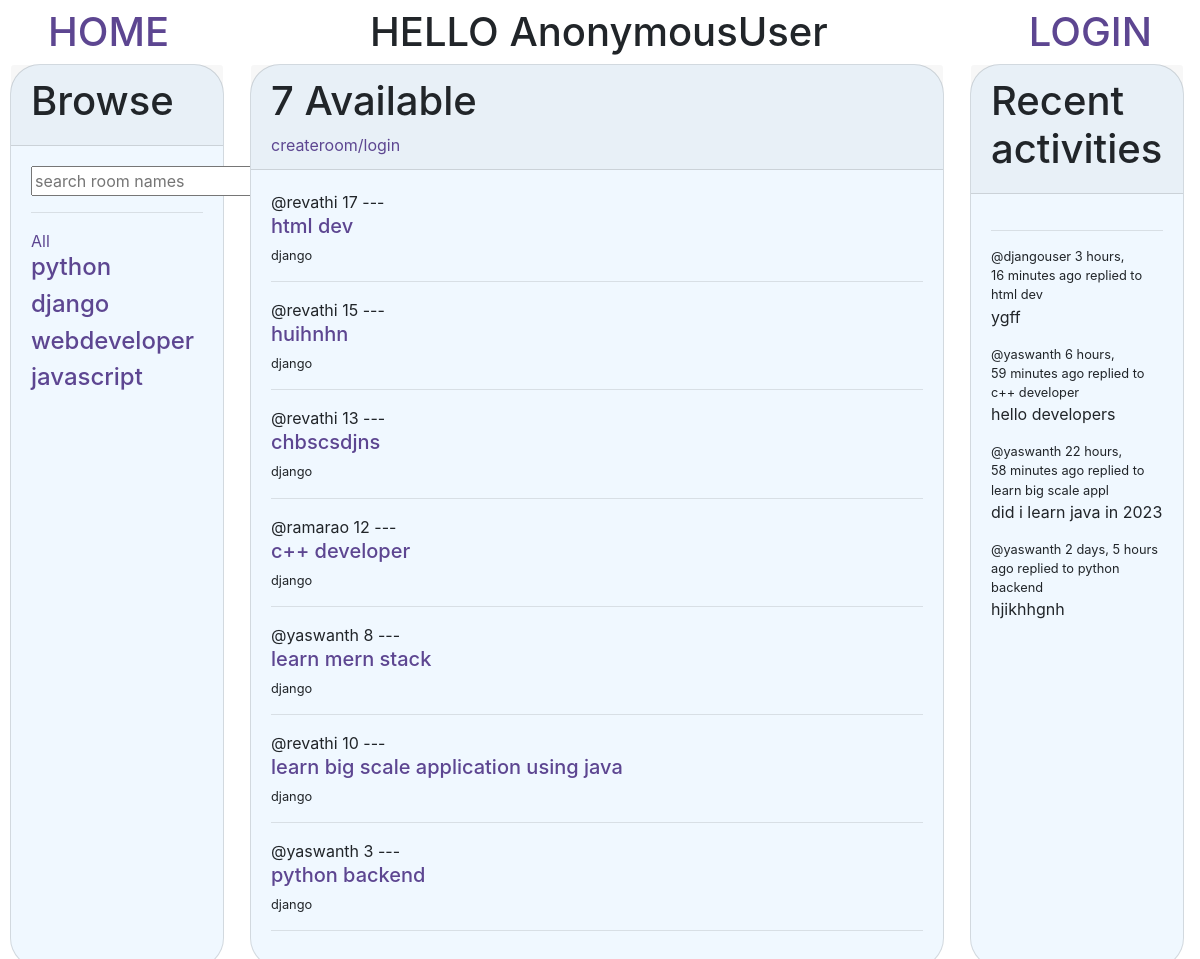
/?q=django, run on the app's committed database.
### base/models.py (models this page shows, shortened)
class Topic(models.Model):
    name = models.CharField(max_length=200)

class Room(models.Model):
    host = models.ForeignKey(User, on_delete=models.SET_NULL, null=True)
    topic = models.ForeignKey(Topic, on_delete=models.SET_NULL, null=True)
    name = models.CharField(max_length=200)
    participants = models.ManyToManyField(User, related_name="paricipants", blank=True)
    description = models.TextField(null=True, blank=True)
    updated = models.DateTimeField(auto_now=True)
    created = models.DateTimeField(auto_now_add=True)
    id = models.AutoField(primary_key=True)
    class Meta:
        ordering = ["-updated", "-created"]
    def __str__(self):
        return self.name[:20]

class Message(models.Model):
    user = models.ForeignKey(User, on_delete=models.CASCADE)
    room = models.ForeignKey(Room, on_delete=models.CASCADE)
    body = models.TextField()
    updated = models.DateTimeField(auto_now=True)
    created = models.DateTimeField(auto_now_add=True)
    class Meta:
        ordering = ["-updated", "-created"]

### base/views.py (the view)
# urls.py: path("", home, name="home"),
def home(request):
    q = request.GET.get("q", "")
    rooms = Room.objects.filter(
        Q(topic__name__icontains=q) | Q(name__icontains=q) | Q(description__icontains=q)
    )
    rooms_count = rooms.count()
    room_messages = Message.objects.filter(Q(room__topic__name__icontains=q))
    topics = Topic.objects.all()
    context = {
        "rooms": rooms,
        "topics": topics,
        "rooms_count": rooms_count,
        "room_messages": room_messages,
    }
    return render(request, "base/home.html", context)

### base/templates/base/home.html (shortened to what this page needs)
{% extends 'main.html' %}
{% load static %}
{%block content %}
<head>
    <link rel="stylesheet" type="text/css" href="{% static 'style\home.css' %}" />
</head>
<body>
    <div class="main">
        <div class="card">
            <div class="card-header">
                <h1>Browse</h1>
            </div>
            <div class="card-body">
                <form role="search" method="GET" action="{% url 'home' %}">
                    <input name="q" placeholder="search room names">
                </form>
                {% include 'base/topic_components.html' %}
            </div>
        </div>
        <div class="card">
            <div class="card-header">
                <h1>{{rooms_count}} Available</h1>
                <a href="{% url 'create_room' %}">
                    createroom/login
                </a>
            </div>
            <div class="card-body">
                {% include 'base/feed_component.html' %}
            </div>
        </div>
        <div class="card">
            <div class="card-header">
                <h1>Recent activities</h1>
            </div>
            <div class="card-body">
                {% include 'base/activity_component.html' %}
            </div>
        </div>
    </div>
</body>
</html>
{% endblock content %}

### base/templates/base/topic_components.html
<hr>
<a href="{% url 'home' %}">All</a>
{% for topic in topics|slice:":10" %}
<div>
    <a href="{% url 'home' %}?q={{topic.name}}">
        <h4>{{topic.name}}</h4>
    </a>
</div>
{% endfor %}

### base/templates/base/feed_component.html (shortened to what this page needs)
<div>
    {% for room in rooms %}
    <span>@{{room.host.username}}</span>
    {{room.id}} ---<a href="{% url 'room' room.id %}">
        <h5>{{room.name}}</h5>
    </a>
    <small>{{room.topic.name}}</small>
    <hr>
    {% endfor %}
</div>

### base/templates/base/activity_component.html
<hr>
{% for message in room_messages|slice:":6" %}
<div>
    <small>@{{message.user}} {{message.created|timesince}} ago </small>
    <small>replied to {{message.room}}</small>
    <p>{{message.body}}</p>
</div>
{% endfor %}

### static/style/navbar.css (style rules this page uses)
body { background-color: Hex #9eb3cb; }

### static/style/home.css (style rules this page uses)
.main { display: grid; grid-template-columns: 1fr 3fr 1fr; }
.card { margin-left: 10px; margin-right: 16px; background-color: aliceblue; border-radius: 30px; }
a { color: #5d4691; text-decoration: none; }

### templates/main.html (style rules this page uses)
body { background-color: rgb(199, 245, 229); }

### data on the page
Topic: name "python"
Topic: name "django"
Topic: name "webdeveloper"
Topic: name "javascript"
Room: host.username "revathi", id "17", name "html dev", topic.name "django"
Room: host.username "revathi", id "15", name "huihnhn", topic.name "django"
Room: host.username "revathi", id "13", name "chbscsdjns", topic.name "django"
Room: host.username "ramarao", id "12", name "c++ developer", topic.name "django"
Room: host.username "yaswanth", id "8", name "learn mern stack", topic.name "django"
Room: host.username "revathi", id "10", name "learn big scale application using java", topic.name "django"
Room: host.username "yaswanth", id "3", name "python backend", topic.name "django"
Message: user "djangouser", created "3 hours, 16 minutes", room "html dev", body "ygff"
Message: user "yaswanth", created "6 hours, 59 minutes", room "c++ developer", body "hello developers"
Message: user "yaswanth", created "22 hours, 58 minutes", room "learn big scale appl", body "did i learn java in 2023"
Message: user "yaswanth", created "2 days, 5 hours", room "python backend", body "hjikhhgnh"

### other printed values
{{ request.user }} "AnonymousUser"
{{ rooms_count }} "7"
